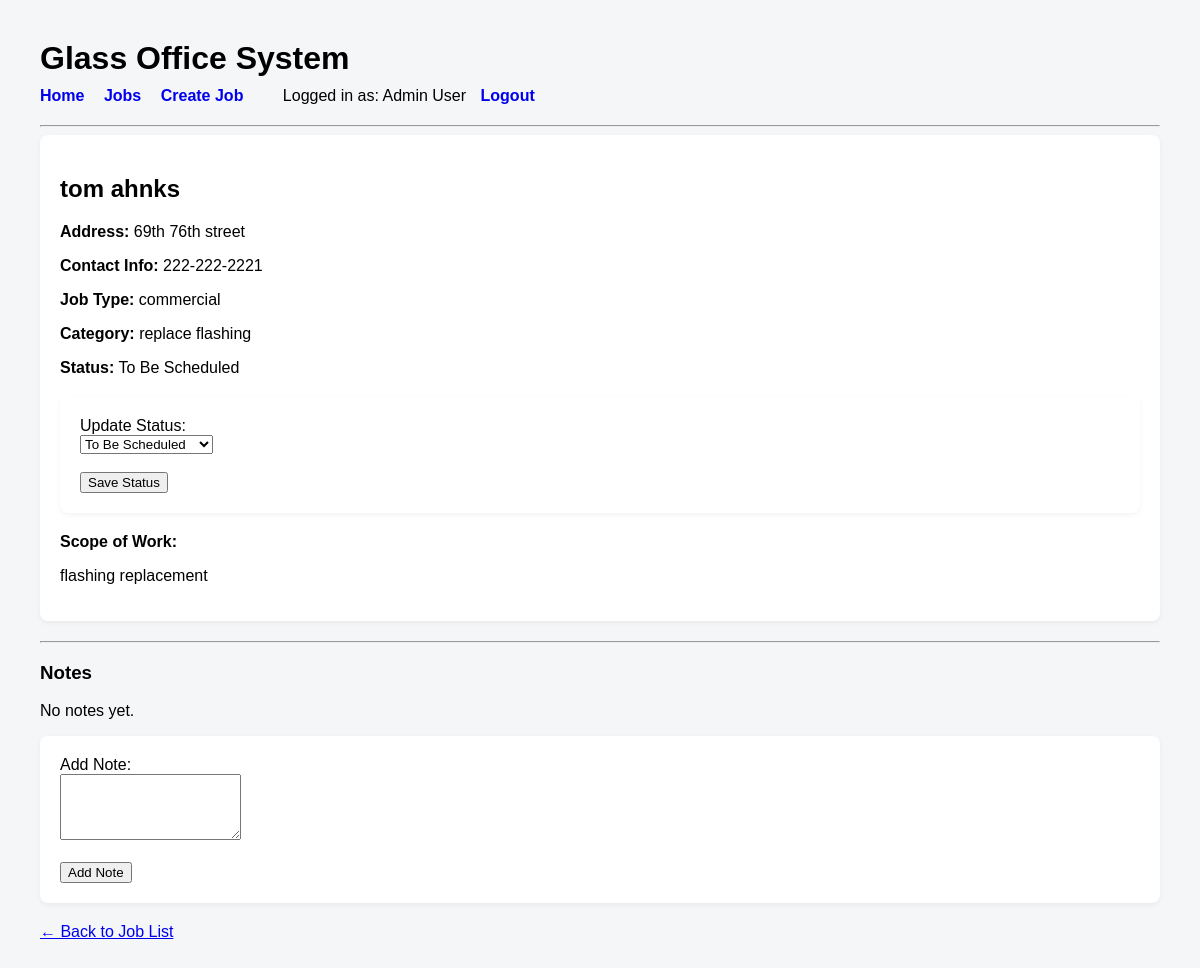
/jobs/3 (signed in), run on the app's committed database.
### models.py (models this page shows)
class Job(db.Model):
    id = db.Column(db.Integer, primary_key=True)
    customer_name = db.Column(db.String(200), nullable=False)
    address = db.Column(db.String(300), nullable=False)
    contact_info = db.Column(db.String(200))
    job_type = db.Column(db.String(50))
    job_category = db.Column(db.String(100))
    scope_of_work = db.Column(db.Text)
    install_date = db.Column(db.Date)
    status = db.Column(db.String(50), default="scheduled")
    notes = db.relationship("JobNote", backref="job", lazy=True)
    created_by = db.Column(db.Integer, db.ForeignKey("user.id"))
    created_at = db.Column(db.DateTime, default=datetime.utcnow)
    updated_at = db.Column(db.DateTime, default=datetime.utcnow, onupdate=datetime.utcnow)

### app.py (the view)
    @app.route("/jobs/<int:job_id>")
    def job_detail(job_id):
        job = Job.query.get_or_404(job_id)
        return render_template("job_detail.html", job=job)

### templates/job_detail.html (shortened to what this page needs)
{% extends "base.html" %}
{% block content %}
<div class="card">
    <h2>{{ job.customer_name }}</h2>
    <p><strong>Address:</strong> {{ job.address }}</p>
    <p><strong>Contact Info:</strong> {{ job.contact_info }}</p>
    <p><strong>Job Type:</strong> {{ job.job_type }}</p>
    <p><strong>Category:</strong> {{ job.job_category }}</p>
    <p><strong>Status:</strong> {{ job.status.replace('_', ' ').title() }}</p>
<form method="POST" action="/jobs/{{ job.id }}/status">
    <div class="card" style="margin-top:20px;">
        <label>Update Status:</label><br>
        <select name="status">
    <option value="to_be_scheduled"
        {% if job.status == "to_be_scheduled" %}selected{% endif %}>
        To Be Scheduled
    </option>
</select>
        <br><br>
        <button type="submit">Save Status</button>
    </div>
</form>
    <p><strong>Scope of Work:</strong></p>
    <p>{{ job.scope_of_work }}</p>
</div>
<hr>
<h3>Notes</h3>
{% if job.notes %}
    {% for note in job.notes %}
        <div class="card">
            <p>{{ note.content }}</p>
            <small>{{ note.created_at.strftime("%Y-%m-%d %H:%M") }}
                by {{ note.author.name }}
            </small>
        </div>
    {% endfor %}
{% else %}
    <p>No notes yet.</p>
{% endif %}
<div class="card">
    <form method="POST" action="/jobs/{{ job.id }}/notes">
        <label>Add Note:</label><br>
        <textarea name="content" rows="4" required></textarea><br><br>
        <button type="submit">Add Note</button>
    </form>
</div>
<a href="/jobs">← Back to Job List</a>
{% endblock %}

### templates/base.html (style rules this page uses)
body { font-family: Arial, sans-serif; margin: 40px; background-color: #f4f6f8; }
.card { background: white; padding: 20px; border-radius: 8px; margin-bottom: 20px; box-shadow: 0 2px 5px rgba(0,0,0,0.05); }

### data on the page
Job: customer_name "tom ahnks", address "69th 76th street", contact_info "222-222-2221", job_type "commercial", job_category "replace flashing", status.replace "To Be Scheduled", status "To Be Scheduled", scope_of_work "flashing replacement"

### other printed values
{{ session["user_name"] }} "Admin User"
